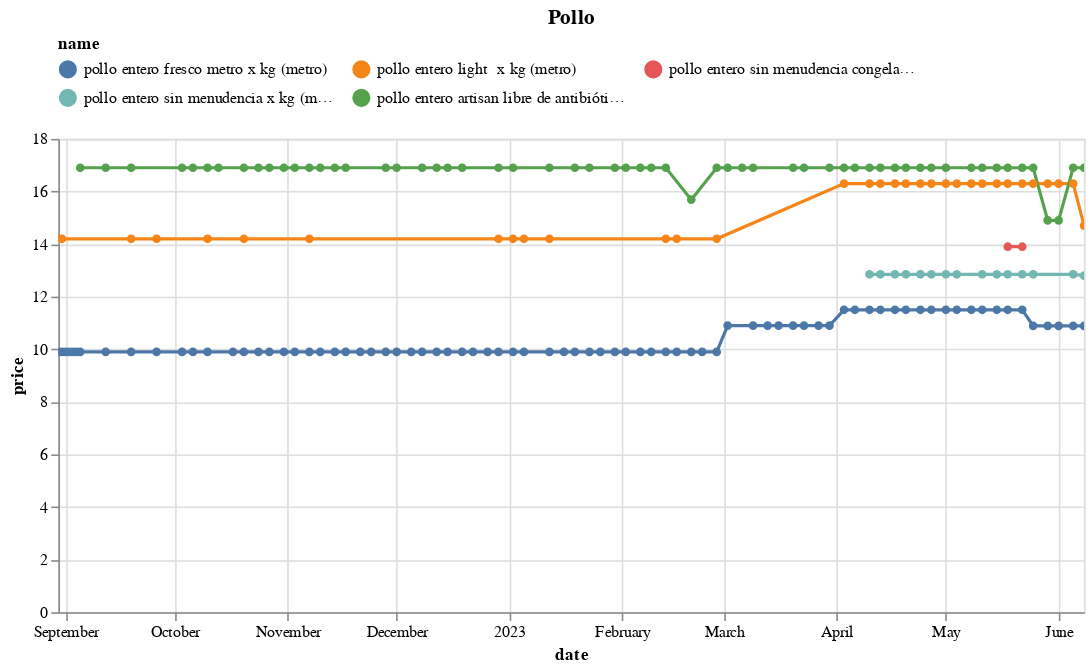

Notebook source saved alongside this figure:
### Code cell
(df
 .loc[df.name.isin(names)]
 .pipe(alt.Chart)
 .mark_line(point=True)
 .encode(x='date', y='price', color='name', tooltip=['name','price'])
 .properties(width=650, title='Pollo')
 .interactive()
 .configure_legend(orient='top', columns=3)
)

### Figure 1 — Vega-Lite specification as saved in the notebook (floating-point values rounded to 4 significant figures; data arrays with more than 128 entries replaced by an {"elided": "..."} marker saying what was removed)
{"config": {"view": {"continuousWidth": 300, "continuousHeight": 300}, "legend": {"columns": 3, "orient": "top"}}, "data": {"name": "data-bfae2fc00d42b92460312572f82a0ad2"}, "mark": {"type": "line", "point": true}, "encoding": {"color": {"field": "name", "type": "nominal"}, "tooltip": [{"field": "name", "type": "nominal"}, {"field": "price", "type": "quantitative"}], "x": {"field": "date", "type": "temporal"}, "y": {"field": "price", "type": "quantitative"}}, "params": [{"name": "param_13", "select": {"type": "interval", "encodings": ["x", "y"]}, "bind": "scales"}], "title": "Pollo", "width": 650, "$schema": "https://vega.github.io/schema/vega-lite/v5.8.0.json", "datasets": {"data-bfae2fc00d42b92460312572f82a0ad2": {"elided": "188 records"}}}
